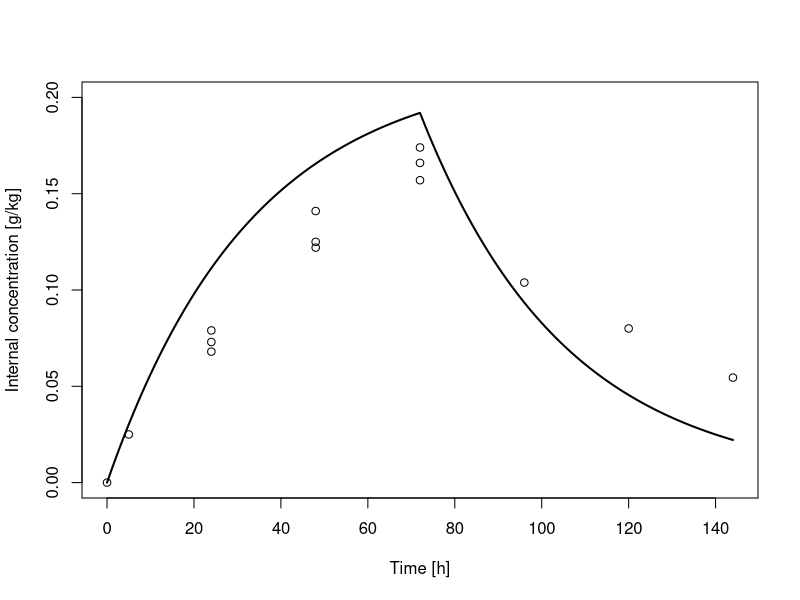

This figure's R source:
#Exercise 2
# Bioaccumulation of cadmium has experimentally been measured in Daphnia magna. Elimination [%] has been determined after transfering daphnids to clean media (for data see the xlsx file). 
#  Curate the data file in an R readable format and read the data from file. Present both data (dots) and model simulation (line) in one plot
#   Estimate the parameters kA and kE by trial and error (intially assume kA = kE )

#packages
library(deSolve)

#toxicokinetic function
F_tk <- function(t, y,  pars, input) {
  with(as.list(c(y, pars)), {
    #exposure concentration
    Cw     <- input(t)
    #internal concentration
    dCi <- ku * Cw - ke*Ci 
    return(list(c(dCi))) 
  })
}

#Inputs
t <- c(0: 144)            #time vector
Cw<- rep(0.217, length(t)) #vector of exposure concentrations
Cw[73:144]<-0
Cw <- approxfun(t, Cw,  rule = 2, method = "constant") #interpolation

#Initial state variables
ini=c(Ci=0)

#parameters
 p=0.03
 pars<-c(ku=p,
         ke=p)

 # pars<-c(ku=0.0185, 
 #         ke=0.017) 

#call function, collect outputs
out<- lsoda(y = ini,times = t, func = F_tk, pars, input=Cw)

#plot results
plot(out[,1], out[,2], type="l", lty= 1, lwd=2, xlab = "Time [h]", 
     ylab = "Internal concentration [g/kg]", ylim=c(0, 0.2))

data<- read.csv("bioaccumulation_data_curated.csv", header=TRUE)
 points(data[,1], data[,2])





 #points(data$time,data$concentration)
